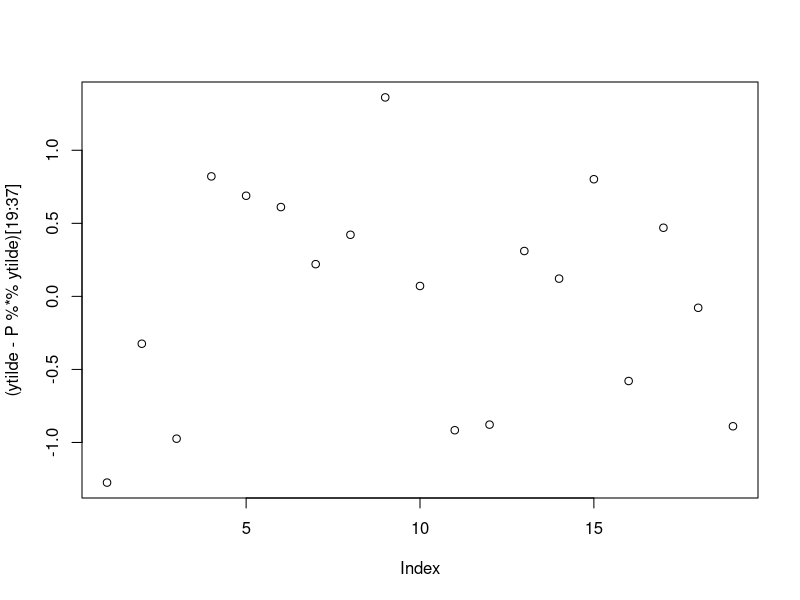
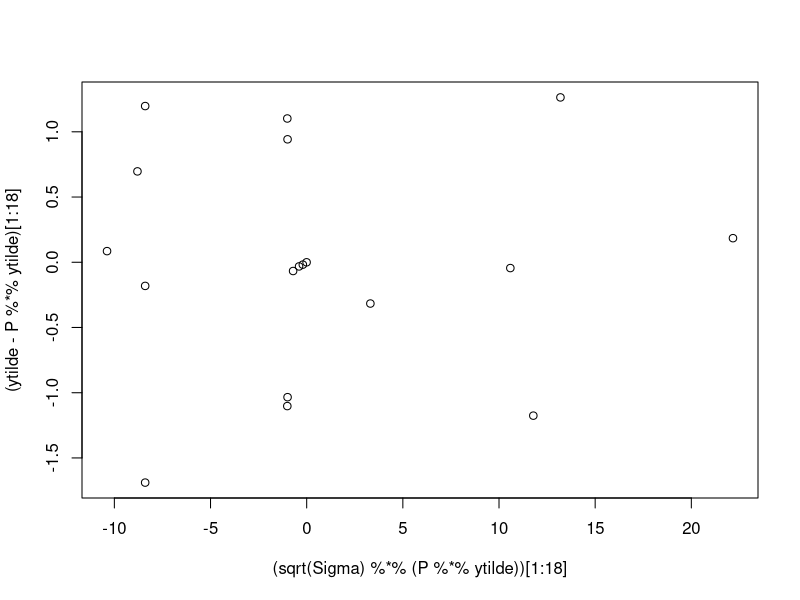

The R source for these figures, in order:
library("pracma")
Sigma=read.table("Sigmany.txt")
Sigma=as.matrix(Sigma)
#Sigma=Sigma/400^2
#Sigma[11,11]=Sigma[11,11]*400^2
R=read.table("Cny.txt")
R=as.matrix(R)
X=read.table("D.txt")
X=as.matrix(X)
effekt=read.table("effekt.txt")
effekt=as.matrix(effekt)
y=c(effekt/400,400)
invsqrtSigma=solve(sqrt(Sigma))
ytilde=invsqrtSigma%*%y
Xtilde=invsqrtSigma%*%X
XTX=t(Xtilde)%*%Xtilde
Nulm=matrix(rep(0,676),26,26)
A=matrix(c(rbind(XTX,R),rbind(t(R),Nulm)),63,63)
Ainv=solve(A)
Beta=Ainv%*%c(t(Xtilde)%*%ytilde,rep(0,26))
Beta[1:37]#Her er det første estimat for strømstyrker og spændinger i hele netværket:
for(i in 1:50)
{
  y=c(effekt/c(Beta[21:22],Beta[25],Beta[27],Beta[29],Beta[31],Beta[33],Beta[35:37]),400)
  ytilde=invsqrtSigma%*%y
  Beta=Ainv%*%c(t(Xtilde)%*%ytilde,rep(0,26))
}
Beta[1:37]#Her har vi divideret med de estimerede spændinger for at finde strømstyrken. (Istedet for bare at dividere dem alle med 400.) Vi itererer til konvergens.
konf=matrix(rep(0,74),37,2)
for(i in 1:37)
{
  konf[i,1]=Beta[i]-1.959963984540*sqrt(Ainv[i,i])
  konf[i,2]=Beta[i]+1.959963984540*sqrt(Ainv[i,i])
}
konf#Konfidensintervaller for spændingerne:
z=c()
T=360
for(i in 19:37)
{
  z=c(z,(Beta[i]-T)/sqrt(Ainv[i,i])) #Wald's test
}
z
pnorm(z)# p-værdier udregnes. De giver alle tal større end 0.05, så vi kan for hver knude sige med 95% sikkerhed, at den knude ikke har en spænding under 360V.
# simdata=rnorm(37,mean=Beta[1:37],sd=sqrt(Beta[1:37]^2)*0.01)
# Sigma=diag((simdata*0.01)^2)
# D=diag(rep(1,37))
# invsqrtSigma=solve(sqrt(Sigma))
# dtilde=invsqrtSigma%*%simdata
# Dtilde=invsqrtSigma%*%D
# DTD=t(Dtilde)%*%Dtilde
# Nulm=matrix(rep(0,676),26,26)
# A=matrix(c(rbind(DTD,C),rbind(t(C),Nulm)),63,63)
# Ainv=solve(A)
# Beta=Ainv%*%c(t(Dtilde)%*%dtilde,rep(0,26))
# Beta[1:37]
# P=Dtilde%*%Ainv[1:37,1:37]%*%t(Dtilde)
# plot((dtilde-P%*%dtilde)[19:37])#Residualplot i forhold til indeks
# plot((sqrt(Sigma)%*%(P%*%dtilde))[1:18],(dtilde-P%*%dtilde)[1:18])#residualplot ift fittede værdier
# P%*%dtilde
# P%*%simdata
# P
# (dtilde-P%*%dtilde)#residualer på den ene måde
# dtilde-Dtilde%*%Beta[1:37]#residualer på den anden måde
# Beta[1:18]
# (sqrt(Sigma)%*%(P%*%dtilde))[1:18]
# lev=c()
# for(i in 1:37)
# {
#   lev=c(lev,P[i,i])
# }
# remove=match(min(lev),lev)
simdata=rnorm(37,mean=Beta[1:37],sd=sqrt(Beta[1:37]^2)*0.01)
Sigma=diag((Beta[1:37]*0.01)^2)
X=diag(rep(1,37))
invsqrtSigma=solve(sqrt(Sigma))
ytilde=invsqrtSigma%*%simdata
Xtilde=invsqrtSigma%*%X
XTX=t(Xtilde)%*%Xtilde
Nulm=matrix(rep(0,676),26,26)
A=matrix(c(rbind(XTX,R),rbind(t(R),Nulm)),63,63)
Ainv=solve(A)
Beta=Ainv%*%c(t(Xtilde)%*%ytilde,rep(0,26))
Beta[1:37]
P=Xtilde%*%Ainv[1:37,1:37]%*%t(Xtilde)
plot((ytilde-P%*%ytilde)[19:37])#Residualplot i forhold til indeks
plot((sqrt(Sigma)%*%(P%*%ytilde))[1:18],(ytilde-P%*%ytilde)[1:18])#residualplot ift fittede værdier
P%*%ytilde
P%*%simdata
P
(ytilde-P%*%ytilde)#residualer på den ene måde
ytilde-Xtilde%*%Beta[1:37]#residualer på den anden måde
Beta[1:18]
(sqrt(Sigma)%*%(P%*%ytilde))[1:18]
lev=c()
for(i in 1:37)
{
  lev=c(lev,P[i,i])
}
y=simdata
for(i in 1:37)
{
  if(min(lev)<0.9999999999)
  {
    remove=match(min(lev),lev)
    Sigma=Sigma[-remove,-remove]
    X=X[-remove,]
    y=y[-remove]
    invsqrtSigma=solve(sqrt(Sigma))
    Xtilde=invsqrtSigma%*%X
    XTX=t(Xtilde)%*%Xtilde
    A=matrix(c(rbind(XTX,R),rbind(t(R),Nulm)),63,63)
    Ainv=solve(A)
    P=Xtilde%*%Ainv[1:37,1:37]%*%t(Xtilde)
    lev=c()
    for(j in 1:length(y))
    {
      lev=c(lev,P[j,j])
    }
  }
}
X
# c(Beta[2:3],Beta[6],Beta[8],Beta[10],Beta[12],Beta[14],Beta[16:19])
# d=rnorm(11,mean=c(Beta[2:3],Beta[6],Beta[8],Beta[10],Beta[12],Beta[14],Beta[16:19]),sd=sqrt((c(Beta[2:3],Beta[6],Beta[8],Beta[10],Beta[12],Beta[14],Beta[16:19])*0.01)^2))
# Sigma=diag((d*0.01)^2)
# invsqrtSigma=solve(sqrt(Sigma))
# dtilde=invsqrtSigma%*%d
# Dtilde=invsqrtSigma%*%D
# DTD=t(Dtilde)%*%Dtilde
# Nulm=matrix(rep(0,676),26,26)
# A=matrix(c(rbind(DTD,C),rbind(t(C),Nulm)),63,63)
# Ainv=solve(A)
# Beta=Ainv%*%c(t(Dtilde)%*%dtilde,rep(0,26))
# dtilde-Dtilde%*%Beta[1:37]
# dtilde-Dtilde%*%Ainv[1:37,1:37]%*%t(Dtilde)%*%dtilde
# plot(1:11,dtilde-Dtilde%*%Ainv[1:37,1:37]%*%t(Dtilde)%*%dtilde)